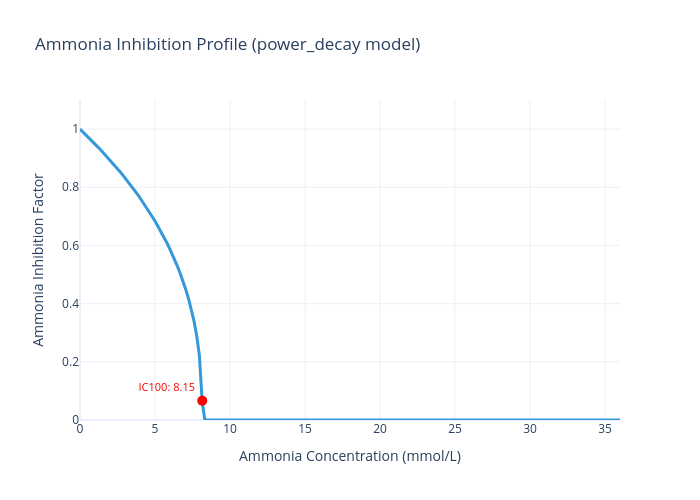

Notebook code for this chart:
### Code cell
# Ammonia inhibition
fig_amm = plot_single_inhibition(
    kinetic_model,
    inhibitor='ammonia',
    concentration_range=(0, 30),
    show_ic_markers=True
)
fig_amm.show()

### Figure 1 — Plotly figure (JSON) as saved in the notebook; plotly's stock layout.template omitted (floating-point values rounded to 4 significant figures; data arrays with more than 128 entries replaced by an {"elided": "..."} marker saying what was removed)
{"data": [{"hovertemplate": "%{x:.2f}<br>IF: %{y:.3f}<extra></extra>", "line": {"color": "#3498DB", "width": 3}, "mode": "lines", "type": "scatter", "x": {"elided": "200 float values"}, "y": {"elided": "200 float values"}}, {"hovertemplate": "IC100: 8.15<br>IF: 0.067<extra></extra>", "marker": {"color": "red", "size": 10, "symbol": "circle"}, "mode": "markers+text", "showlegend": false, "text": ["IC100: 8.15"], "textfont": {"color": "red", "size": 11}, "textposition": "top left", "type": "scatter", "x": [8.15], "y": [0.06651]}], "layout": {"height": 500, "hovermode": "x", "showlegend": false, "title": {"text": "Ammonia Inhibition Profile (power_decay model)"}, "width": 700, "xaxis": {"title": {"text": "Ammonia Concentration (mmol/L)"}}, "yaxis": {"range": [0, 1.1], "title": {"text": "Ammonia Inhibition Factor"}}}}
